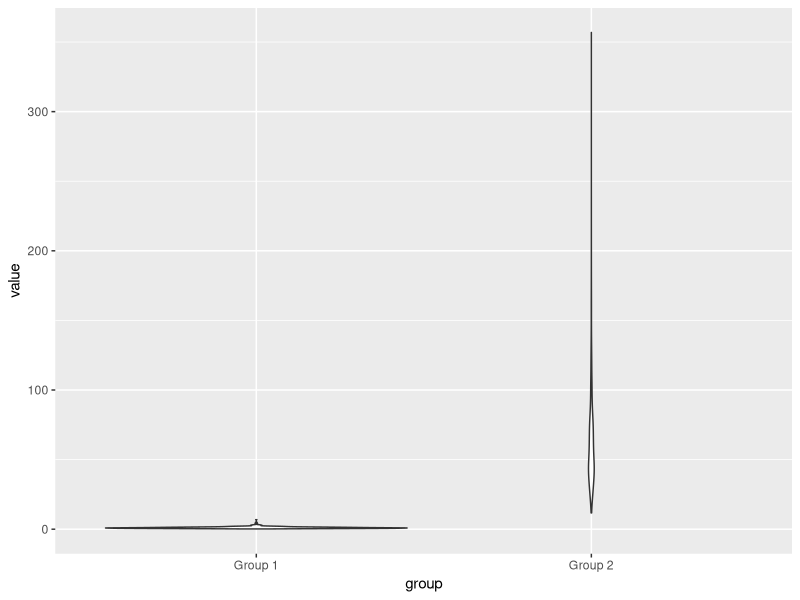
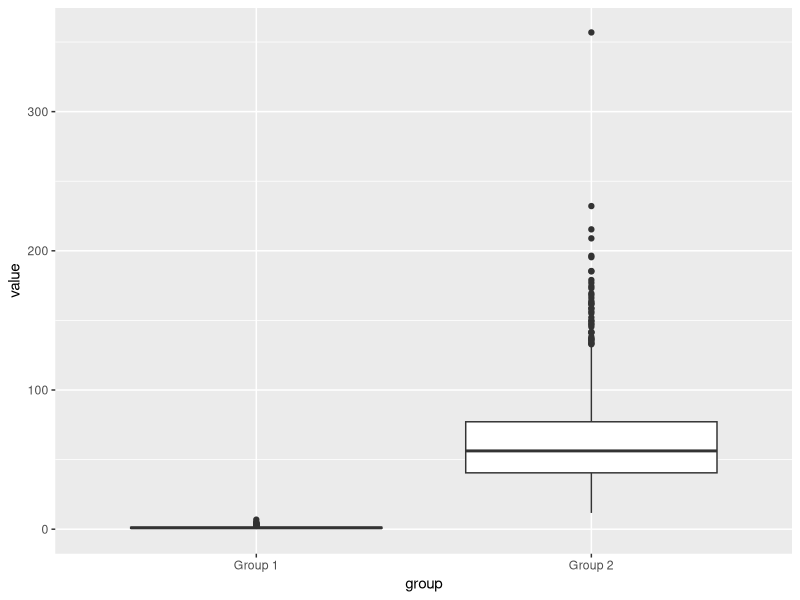

R code for these plots, in order:
## ---- chunk 1
knitr::opts_chunk$set(echo = TRUE)
library(ggplot2)
## ---- chunk 2
df <- data.frame(group = rep(c("Group 1", "Group 2"), each = 1000), 
                 value = c(exp(rnorm(1000, mean = 0, sd = 0.5)), 
                          exp(rnorm(1000, mean = 4, sd = 0.5))))
## ---- chunk 3
my_plot <- ggplot(data = df, mapping = aes(x = group, y = value))

print(my_plot + geom_violin())
## ---- chunk 4
print(my_plot + geom_boxplot())
